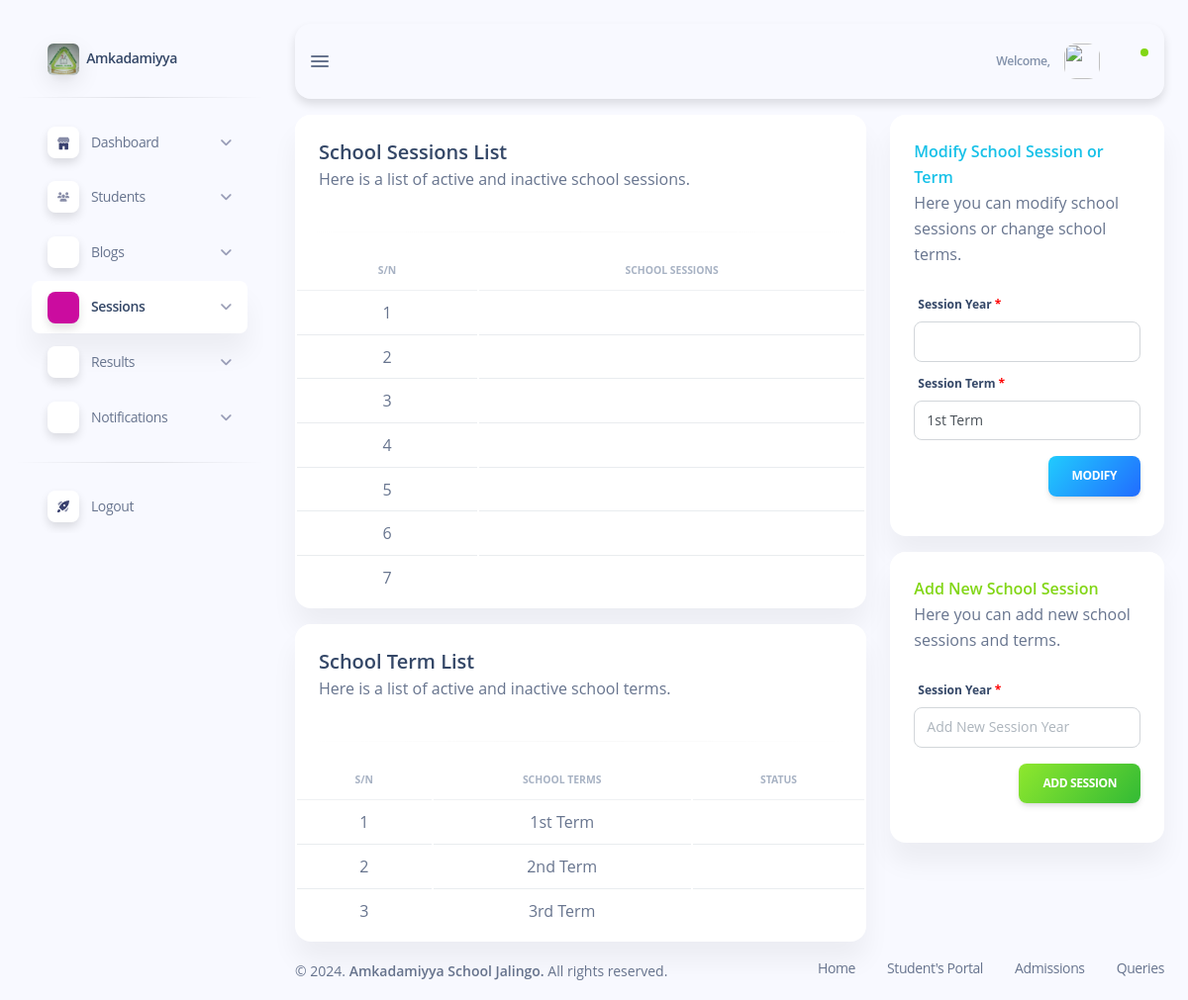
Page /subdomains/admin/admin-edit-session.php on the committed database.
### tables this page shows
CREATE TABLE `school_sessions` (
  `session_id` int(11) NOT NULL,
  `session_year` varchar(11) NOT NULL
);

CREATE TABLE `school_terms` (
  `term_id` int(11) NOT NULL,
  `term_name` varchar(10) NOT NULL
);

### subdomains/admin/admin-edit-session.php (the view, shortened to what this page needs)
<?php
    require_once "create.php";
?>
<!DOCTYPE html>
<html lang="en">
<head>
    <?php include "inc/admin-header.php"; ?>
</head>
<body class="g-sidenav-show bg-info-soft">
    <?php include "inc/admin-sidebar.php"; ?>
    <main class="main-content position-relative max-height-vh-100 h-100 border-radius-lg ">
        <?php include "inc/admin-navbar.php"; ?>
        <div class="container-fluid pt-3">
            <div class="row">
                <div class="col-md-8">
                    <div class="card">
                        <div class="card-header">
                            <h5 class="mb-0">School Sessions List</h5>
                            <p>Here is a list of active and inactive school sessions.</p>
                        </div>
                        <hr class="horizontal gray-light mt-0">
                        <div class="card-body px-0 pt-0 pb-2">
                            <div class="table-responsive p-0">
                                <table class="table align-items-center mb-0">
                                    <thead>
                                        <tr>
                                            <th class="text-uppercase text-center text-secondary text-xxs font-weight-bolder opacity-7">S/N</th>
                                            <th class="text-uppercase text-center text-secondary text-xxs font-weight-bolder opacity-7" colspan="5">School Sessions</th>
                                        </tr>
                                    </thead>
                                    <tbody>
                                        <?php
                                        $sql = "SELECT * FROM `school_sessions` ORDER BY `session_id` DESC";
                                        $result = mysqli_query($conn, $sql);
                                        $count = 1;
                                        if (mysqli_num_rows($result) > 0) {
                                            while ($row = mysqli_fetch_assoc($result)) {
                                        ?>
                                                <tr>
                                                    <td class="px-4 align-middle text-center"><?php echo $count;  ?></td>
                                                    <td class="px-4 align-middle text-center" colspan="5"><?php echo $row['session_name'];  ?></td>
                                                </tr>
                                        <?php
                                                $count++;
                                            }
                                        } else {
                                            echo "<p class='text-center'>No school sessions found.</p>";
                                        }
                                        ?>
                                    </tbody>
                                </table>
                            </div>
                        </div>
                    </div>
                    <div class="card mt-3">
                        <div class="card-header">
                            <h5 class="mb-0">School Term List</h5>
                            <p>Here is a list of active and inactive school terms.</p>
                        </div>
                        <hr class="horizontal gray-light mt-0">
                        <div class="card-body px-0 pt-0 pb-2">
                            <div class="table-responsive p-0">
                                <table class="table align-items-center mb-0">
                                    <thead>
                                        <tr>
                                            <th class="text-uppercase text-center text-secondary text-xxs font-weight-bolder opacity-7">S/N</th>
                                            <th class="text-uppercase text-center text-secondary text-xxs font-weight-bolder opacity-7" colspan="5">School Terms</th>
                                            <th class="text-uppercase text-center text-secondary text-xxs font-weight-bolder opacity-7">Status</th>
                                        </tr>
                                    </thead>
                                    <tbody>
                                        <?php
                                        $sql = "SELECT * FROM `school_terms`";
                                        $result = mysqli_query($conn, $sql);
                                        $count = 1;
                                        if (mysqli_num_rows($result) > 0) {
                                            while ($row = mysqli_fetch_assoc($result)) {
                                        ?>
                                                <tr>
                                                    <td class="px-4 align-middle text-center"><?php echo $count;  ?></td>
                                                    <td class="px-4 align-middle text-center" colspan="5"><?php echo $row['term_name'];  ?></td>
                                                    <td class="px-4 align-middle text-center"><?php echo $row['active_term'];  ?></td>
                                                </tr>
                                        <?php
                                                $count++;
                                            }
                                        } else {
                                            echo "<p class='text-center'>No school terms found.</p>";
                                        }
                                        ?>
                                    </tbody>
                                </table>
                            </div>
                        </div>
                    </div>
                </div>
                <div class="col-md-4 mt-3 mt-md-0">
                    <div class="card">
                        <div class="card-header pb-0">
                            <h6 class="mb-0 text-info">Modify School Session or Term </h6>
                            <p class="mb-0">Here you can modify school sessions or change school terms.</p>
                        </div>
                        <div class="card-body">
                            <form action="" method="post">
                                <label for="Current Session">Session Year</label>
                                <div class="input-group">
                                    <select name="session_id" class="form-control" required>
                                        <?php
                                        $sql = "SELECT * FROM `school_sessions`";
                                        $result = mysqli_query($conn, $sql);
                                        while ($row = mysqli_fetch_assoc($result)) {
                                        ?>
                                            <option value="<?php echo $row['session_id'] ?>"><?php echo $row['session_name'] ?></option>
                                        <?php
                                        }
                                        ?>
                                    </select>
                                </div>
                                <label for="Current Session">Session Term</label>
                                <div class="input-group">
                                    <select name="term_id" class="form-control" required>
                                        <?php
                                        $sql = "SELECT * FROM `school_terms`";
                                        $result = mysqli_query($conn, $sql);
                                        while ($row = mysqli_fetch_assoc($result)) {
                                        ?>
                                            <option value="<?php echo $row['term_name'] ?>"><?php echo $row['term_name'] ?></option>
                                        <?php
                                        }
                                        ?>
                                    </select>
                                </div>
                                <div class="mt-3 text-end">
                                    <input type="submit" name="modifySession" value="Modify" class="btn bg-gradient-info">
                                </div>
                            </form>
                        </div>
                    </div>
                    <div class="card mt-3">
                        <div class="card-header pb-0">
                            <h6 class="mb-0 text-success">Add New School Session</h6>
                            <p class="mb-0">Here you can add new school sessions and terms.</p>
                        </div>
                        <div class="card-body">
                            <form action="" method="post">
                                <label for="Current Session">Session Year</label>
                                <div class="input-group">
                                    <input type="text" name="session_id" placeholder="Add New Session Year" class="form-control">
                                </div>
                                <div class="mt-3 text-end">
                                    <input type="submit" name="addSessionYear" value="Add Session" class="btn bg-gradient-success">
                                </div>
                            </form>
                        </div>
                    </div>
                </div>
            </div>
        </div>
    <?php include 'inc/admin-footer.php';  ?>
</main>
</body>
</html>

### css/style.css (style rules this page uses)
html { font-size: 1rem; }
@media (min-width: 576px) { html { font-size: 0.9rem; } }
@media (min-width: 768px) { html { font-size: 0.95rem; } }
@media (min-width: 992px) { html { font-size: 1rem; } }
label::after { content: " *"; color: red; }

### rows in the picture
school_terms: term_name "1st Term"
school_terms: term_name "2nd Term"
school_terms: term_name "3rd Term"

### other values in the picture
form field term_id "1st Term"
